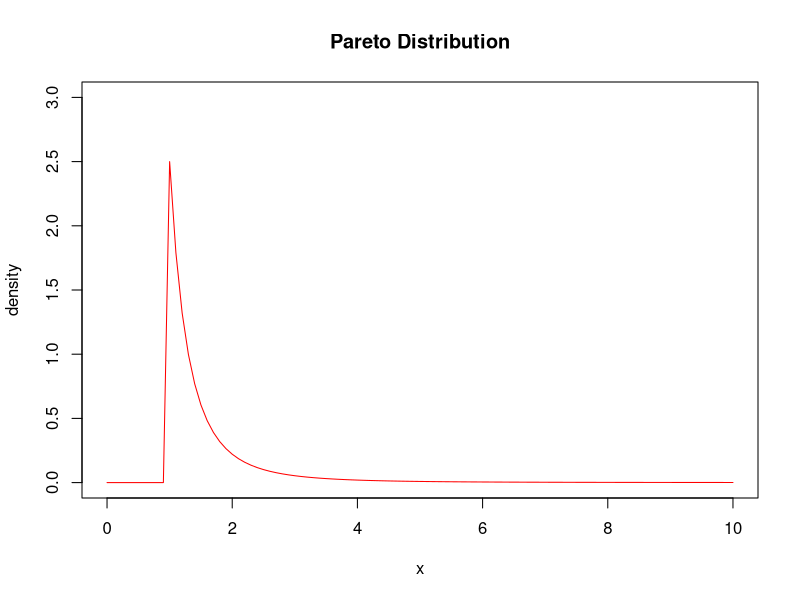

R code for this plot:
## ---- chunk 1
library("VGAM")
## ---- chunk 2
x <- seq(from=1, to=100, by=0.01)
first <- rpareto(900000, shape=2.5, scale=1)
curve(dpareto(x, shape=2.5, scale=1), xlim = c(0,10), ylim=c(0,3), type="l", main="Pareto Distribution",
     ylab="density", col="red")
## ---- chunk 3
#curve(first, xlim=c(0,10))
I_hat = mean(first)
I_hat
